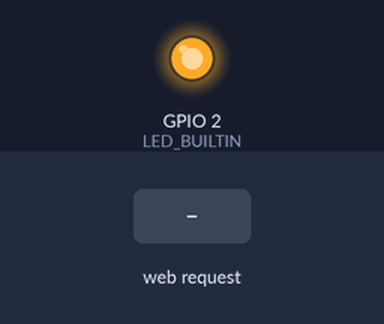
A sketch run on a simulated ESP8266 (NodeMCU). Parts: output pins drawn as LEDs (lit = HIGH, except the on-board LED, lit = LOW). The inputs (shaded band) are chosen by the test bench. WiFi joins after 1.5 s; servers stay silent unless stated; uploads are accepted with an empty reply; what the sketch prints to the serial monitor is not drawn.

Above: at 3.9 s.
4.0 s: HTTP request GET /Off received
At 4.4 s:
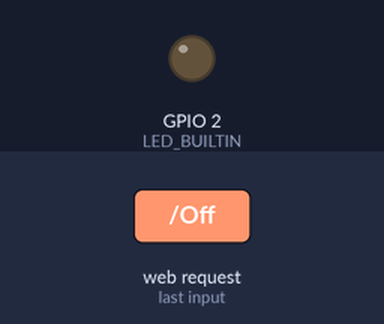
5.5 s: HTTP request GET /On received
At 6.7 s:
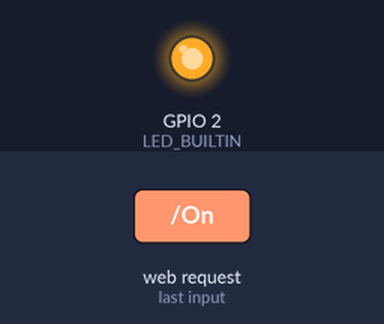
Timing chart, 0 to 8.5 s (numbered marks = the images above; inputs shaded):
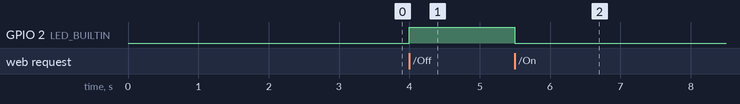

The sketch:

esp_server.ino
```cpp
#include <ESP8266WiFi.h>
#include <WiFiClient.h>
#include <ESP8266WebServer.h>
#include <ESP8266mDNS.h>
#include <ESP8266HTTPClient.h>
#include <ArduinoJson.h>

MDNSResponder mdns;

// Replace with your network credentials
const char* ssid = "EUAPP16D";
const char* password = "wolfgang";
const char* server_ip = "10.0.1.59:8000";
ESP8266WebServer server(80);

String webPage = "";


void setup(void) {
  // preparing GPIOs
  pinMode(LED_BUILTIN, OUTPUT);

  delay(1000);
  Serial.begin(115200);
  WiFi.begin(ssid, password);
  Serial.println("");

  // Wait for connection
  while (WiFi.status() != WL_CONNECTED) {
    delay(500);
    Serial.print(".");
  }
  Serial.println("");
  Serial.print("Connected to ");
  Serial.println(ssid);
  Serial.print("IP address: ");
  Serial.println(WiFi.localIP());
  Serial.print("Sending data about board to main server");

  StaticJsonBuffer<300> JSONbuffer;   //Declaring static JSON buffer
  JsonObject& JSONencoder = JSONbuffer.createObject();
  JSONencoder["ip"] = WiFi.localIP().toString();
  JSONencoder["username"] = "ocasek";
  char JSONmessageBuffer[300];
  JSONencoder.prettyPrintTo(JSONmessageBuffer, sizeof(JSONmessageBuffer));

  Serial.println(JSONmessageBuffer);

  HTTPClient http;
  http.begin("http://" + String(server_ip) + "/api/lightInfo");
  http.addHeader("Content-Type", "application/json");

  int httpCode = http.POST(JSONmessageBuffer); //Send the request
  String payload = http.getString(); //Get the response payload
  Serial.println(httpCode); //Print HTTP return code
  Serial.println(payload); //Print request response payload
  http.end();


  if (mdns.begin("esp8266", WiFi.localIP())) {
    Serial.println("MDNS responder started");
  }
  server.on("/On", []() {
    server.send(200, "text/html", "Succes");
    digitalWrite(LED_BUILTIN, LOW);
    delay(1000);
  });
  server.on("/Off", []() {
    server.send(200, "text/html", "Succes");
    digitalWrite(LED_BUILTIN, HIGH);
    delay(1000);
  });
  server.begin();
  Serial.println("HTTP server started");
}

void loop(void) {
  server.handleClient();
}
```

Measured:
- after the input at 4.0 s, GPIO 2 (LED_BUILTIN): LOW → HIGH at once
- after the input at 5.5 s, GPIO 2 (LED_BUILTIN): HIGH → LOW at once
